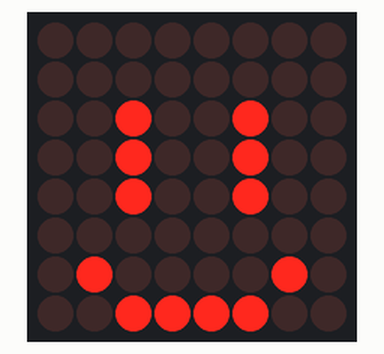
A sketch run on a simulated Arduino Uno, built with avr-gcc and run on an emulated ATmega328P. Parts: 8×8 LED matrix. Wiring (inferred from the names in the program): LED matrix (orientation assumed): rows pin 6, pin 11, A5, pin 9, pin 5, A4, pin 4, A2; columns pin 10, pin 3, pin 2, pin 7, A3, pin 8, pin 12, pin 13.

Above: at 0.1 s.

The sketch:

smiley_face.ino
```cpp
const int row[] = {6 , 11 , A5 , 9 , 5 , A4 , 4 , A2};
const int col[] = {10 , 3 , 2 , 7 , A3 , 8 , 12 , 13};

int matrix[8][8] = {
  {0 , 0 , 0 , 0 , 0 , 0 , 0 , 0} ,
  {0 , 0 , 0 , 0 , 0 , 0 , 0 , 0} ,
  {0 , 0 , 1 , 0 , 0 , 1 , 0 , 0} ,
  {0 , 0 , 1 , 0 , 0 , 1 , 0 , 0} ,
  {0 , 0 , 1 , 0 , 0 , 1 , 0 , 0} ,
  {0 , 0 , 0 , 0 , 0 , 0 , 0 , 0} ,
  {0 , 1 , 0 , 0 , 0 , 0 , 1 , 0} ,
  {0 , 0 , 1 , 1 , 1 , 1 , 0 , 0} ,
};

void smileyFace()
{
  for(int i = 0 ; i < 8 ; i++)
  {
    for(int j = 0 ; j < 8 ; j++)
        digitalWrite(col[j] , matrix[i][j]); //light up the columns with 1s
    digitalWrite(row[i] , LOW);
    delay(1);
    digitalWrite(row[i] , HIGH);
  }

}


void setup() {
   for(int i = 0 ; i < 8 ; i++)
   {
      pinMode(row[i] , OUTPUT);
      pinMode(col[i] , OUTPUT);
   }
   //in a matrix the current flows from col (cathode) to row(anode). if col is low and row is high the current flows and the led is bright. if col is high the current can't flow through the diode
   for(int i = 0 ; i < 8 ; i++)
   {
      digitalWrite(col[i] , LOW); //if we put high on a cathode the current doesnt flow
      digitalWrite(row[i] , HIGH); //turn off the matrix
   }
}

void loop() {
  smileyFace();

}
```
